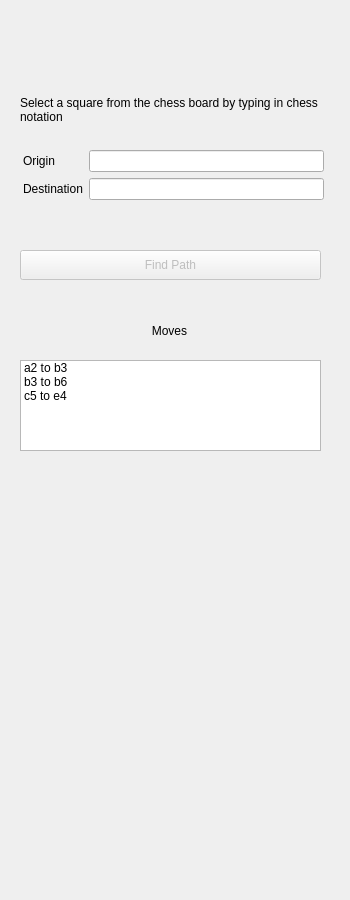
<?xml version="1.0" encoding="UTF-8"?>
<ui version="4.0">
 <class>Form</class>
 <widget class="QWidget" name="Form">
  <property name="geometry">
   <rect>
    <x>0</x>
    <y>0</y>
    <width>350</width>
    <height>900</height>
   </rect>
  </property>
  <property name="sizePolicy">
   <sizepolicy hsizetype="Fixed" vsizetype="Fixed">
    <horstretch>0</horstretch>
    <verstretch>0</verstretch>
   </sizepolicy>
  </property>
  <property name="focusPolicy">
   <enum>Qt::ClickFocus</enum>
  </property>
  <property name="contextMenuPolicy">
   <enum>Qt::NoContextMenu</enum>
  </property>
  <property name="acceptDrops">
   <bool>false</bool>
  </property>
  <property name="autoFillBackground">
   <bool>false</bool>
  </property>
  <widget class="QWidget" name="formLayoutWidget">
   <property name="geometry">
    <rect>
     <x>23</x>
     <y>150</y>
     <width>301</width>
     <height>71</height>
    </rect>
   </property>
   <layout class="QFormLayout" name="inputForm">
    <item row="1" column="0">
     <widget class="QLabel" name="label2">
      <property name="text">
       <string>Destination</string>
      </property>
      <property name="buddy">
       <cstring>input2</cstring>
      </property>
     </widget>
    </item>
    <item row="0" column="0">
     <widget class="QLabel" name="label1">
      <property name="text">
       <string>Origin</string>
      </property>
      <property name="buddy">
       <cstring>input1</cstring>
      </property>
     </widget>
    </item>
    <item row="0" column="1">
     <widget class="QLineEdit" name="input1">
      <property name="tabletTracking">
       <bool>false</bool>
      </property>
      <property name="focusPolicy">
       <enum>Qt::StrongFocus</enum>
      </property>
      <property name="text">
       <string/>
      </property>
      <property name="placeholderText">
       <string/>
      </property>
      <property name="cursorMoveStyle">
       <enum>Qt::LogicalMoveStyle</enum>
      </property>
     </widget>
    </item>
    <item row="1" column="1">
     <widget class="QLineEdit" name="input2">
      <property name="focusPolicy">
       <enum>Qt::StrongFocus</enum>
      </property>
      <property name="text">
       <string/>
      </property>
      <property name="placeholderText">
       <string/>
      </property>
     </widget>
    </item>
   </layout>
  </widget>
  <widget class="QLabel" name="movesLabel">
   <property name="enabled">
    <bool>true</bool>
   </property>
   <property name="geometry">
    <rect>
     <x>19</x>
     <y>320</y>
     <width>301</width>
     <height>21</height>
    </rect>
   </property>
   <property name="text">
    <string>Moves</string>
   </property>
   <property name="alignment">
    <set>Qt::AlignCenter</set>
   </property>
   <property name="margin">
    <number>1</number>
   </property>
   <property name="indent">
    <number>-1</number>
   </property>
   <property name="textInteractionFlags">
    <set>Qt::NoTextInteraction</set>
   </property>
  </widget>
  <widget class="QLabel" name="helpLabel">
   <property name="enabled">
    <bool>true</bool>
   </property>
   <property name="geometry">
    <rect>
     <x>20</x>
     <y>90</y>
     <width>301</width>
     <height>41</height>
    </rect>
   </property>
   <property name="text">
    <string>Select a square from the chess board by typing in chess notation</string>
   </property>
   <property name="textFormat">
    <enum>Qt::RichText</enum>
   </property>
   <property name="wordWrap">
    <bool>true</bool>
   </property>
  </widget>
  <widget class="QPushButton" name="pushButton">
   <property name="enabled">
    <bool>false</bool>
   </property>
   <property name="geometry">
    <rect>
     <x>20</x>
     <y>250</y>
     <width>301</width>
     <height>30</height>
    </rect>
   </property>
   <property name="sizePolicy">
    <sizepolicy hsizetype="Fixed" vsizetype="Fixed">
     <horstretch>0</horstretch>
     <verstretch>0</verstretch>
    </sizepolicy>
   </property>
   <property name="text">
    <string>Find Path</string>
   </property>
  </widget>
  <widget class="QListWidget" name="listWidget">
   <property name="geometry">
    <rect>
     <x>20</x>
     <y>360</y>
     <width>301</width>
     <height>91</height>
    </rect>
   </property>
   <property name="sizePolicy">
    <sizepolicy hsizetype="Fixed" vsizetype="Expanding">
     <horstretch>0</horstretch>
     <verstretch>0</verstretch>
    </sizepolicy>
   </property>
   <property name="sizeIncrement">
    <size>
     <width>0</width>
     <height>0</height>
    </size>
   </property>
   <property name="focusPolicy">
    <enum>Qt::NoFocus</enum>
   </property>
   <property name="autoFillBackground">
    <bool>false</bool>
   </property>
   <property name="frameShadow">
    <enum>QFrame::Sunken</enum>
   </property>
   <property name="sizeAdjustPolicy">
    <enum>QAbstractScrollArea::AdjustToContents</enum>
   </property>
   <property name="showDropIndicator" stdset="0">
    <bool>false</bool>
   </property>
   <property name="defaultDropAction">
    <enum>Qt::IgnoreAction</enum>
   </property>
   <property name="alternatingRowColors">
    <bool>false</bool>
   </property>
   <property name="selectionMode">
    <enum>QAbstractItemView::NoSelection</enum>
   </property>
   <property name="spacing">
    <number>3</number>
   </property>
   <property name="uniformItemSizes">
    <bool>true</bool>
   </property>
   <property name="itemAlignment">
    <set>Qt::AlignCenter</set>
   </property>
   <property name="currentRow">
    <number>-1</number>
   </property>
   <item>
    <property name="text">
     <string>a2 to b3</string>
    </property>
   </item>
   <item>
    <property name="text">
     <string>b3 to b6</string>
    </property>
   </item>
   <item>
    <property name="text">
     <string>c5 to e4</string>
    </property>
   </item>
  </widget>
 </widget>
 <resources/>
 <connections>
  <connection>
   <sender>input1</sender>
   <signal>textChanged(QString)</signal>
   <receiver>Form</receiver>
   <slot>validateTextInput()</slot>
   <hints>
    <hint type="sourcelabel">
     <x>224</x>
     <y>165</y>
    </hint>
    <hint type="destinationlabel">
     <x>174</x>
     <y>449</y>
    </hint>
   </hints>
  </connection>
  <connection>
   <sender>input2</sender>
   <signal>textChanged(QString)</signal>
   <receiver>Form</receiver>
   <slot>validateTextInput()</slot>
   <hints>
    <hint type="sourcelabel">
     <x>240</x>
     <y>213</y>
    </hint>
    <hint type="destinationlabel">
     <x>173</x>
     <y>492</y>
    </hint>
   </hints>
  </connection>
  <connection>
   <sender>pushButton</sender>
   <signal>clicked()</signal>
   <receiver>Form</receiver>
   <slot>onButtonClick()</slot>
   <hints>
    <hint type="sourcelabel">
     <x>170</x>
     <y>264</y>
    </hint>
    <hint type="destinationlabel">
     <x>174</x>
     <y>449</y>
    </hint>
   </hints>
  </connection>
 </connections>
 <slots>
  <slot>validateTextInput()</slot>
  <slot>onButtonClick()</slot>
 </slots>
</ui>
